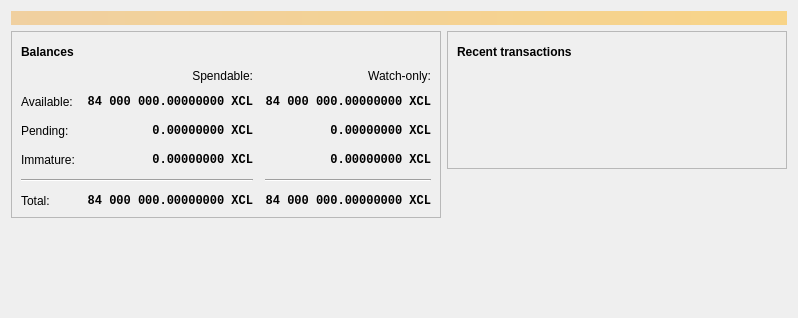
<?xml version="1.0" encoding="UTF-8"?>
<ui version="4.0">
 <class>OverviewPage</class>
 <widget class="QWidget" name="OverviewPage">
  <property name="geometry">
   <rect>
    <x>0</x>
    <y>0</y>
    <width>798</width>
    <height>318</height>
   </rect>
  </property>
  <property name="windowTitle">
   <string>Form</string>
  </property>
  <layout class="QVBoxLayout" name="topLayout">
   <item>
    <widget class="QLabel" name="labelAlerts">
     <property name="visible">
      <bool>false</bool>
     </property>
     <property name="styleSheet">
      <string notr="true">QLabel { background-color: qlineargradient(x1: 0, y1: 0, x2: 1, y2: 0, stop:0 #F0D0A0, stop:1 #F8D488); color:#000000; }</string>
     </property>
     <property name="wordWrap">
      <bool>true</bool>
     </property>
     <property name="margin">
      <number>3</number>
     </property>
     <property name="textInteractionFlags">
      <set>Qt::TextSelectableByMouse</set>
     </property>
    </widget>
   </item>
   <item>
    <layout class="QHBoxLayout" name="horizontalLayout" stretch="1,1">
     <item>
      <layout class="QVBoxLayout" name="verticalLayout_2">
       <item>
        <widget class="QFrame" name="frame">
         <property name="frameShape">
          <enum>QFrame::StyledPanel</enum>
         </property>
         <property name="frameShadow">
          <enum>QFrame::Raised</enum>
         </property>
         <layout class="QVBoxLayout" name="verticalLayout_4">
          <item>
           <layout class="QHBoxLayout" name="horizontalLayout_4">
            <item>
             <widget class="QLabel" name="label_5">
              <property name="font">
               <font>
                <weight>75</weight>
                <bold>true</bold>
               </font>
              </property>
              <property name="text">
               <string>Balances</string>
              </property>
             </widget>
            </item>
            <item>
             <widget class="QPushButton" name="labelWalletStatus">
              <property name="enabled">
               <bool>true</bool>
              </property>
              <property name="maximumSize">
               <size>
                <width>30</width>
                <height>16777215</height>
               </size>
              </property>
              <property name="toolTip">
               <string>The displayed information may be out of date. Your wallet automatically synchronizes with the ProjectExcelsior network after a connection is established, but this process has not completed yet.</string>
              </property>
              <property name="text">
               <string/>
              </property>
              <property name="icon">
               <iconset resource="../bitcoin.qrc">
                <normaloff>:/icons/warning</normaloff>
                <disabledoff>:/icons/warning</disabledoff>:/icons/warning</iconset>
              </property>
              <property name="iconSize">
               <size>
                <width>24</width>
                <height>24</height>
               </size>
              </property>
              <property name="flat">
               <bool>true</bool>
              </property>
             </widget>
            </item>
            <item>
             <spacer name="horizontalSpacer_3">
              <property name="orientation">
               <enum>Qt::Horizontal</enum>
              </property>
              <property name="sizeHint" stdset="0">
               <size>
                <width>40</width>
                <height>20</height>
               </size>
              </property>
             </spacer>
            </item>
           </layout>
          </item>
          <item>
           <layout class="QGridLayout" name="gridLayout">
            <property name="spacing">
             <number>12</number>
            </property>
            <item row="2" column="2">
             <widget class="QLabel" name="labelWatchPending">
              <property name="font">
               <font>
                <family>Monospace</family>
                <weight>75</weight>
                <bold>true</bold>
               </font>
              </property>
              <property name="cursor">
               <cursorShape>IBeamCursor</cursorShape>
              </property>
              <property name="toolTip">
               <string>Unconfirmed transactions to watch-only addresses</string>
              </property>
              <property name="text">
               <string notr="true">0.00000000 XCL</string>
              </property>
              <property name="alignment">
               <set>Qt::AlignRight|Qt::AlignTrailing|Qt::AlignVCenter</set>
              </property>
              <property name="textInteractionFlags">
               <set>Qt::LinksAccessibleByMouse|Qt::TextSelectableByKeyboard|Qt::TextSelectableByMouse</set>
              </property>
             </widget>
            </item>
            <item row="2" column="1">
             <widget class="QLabel" name="labelUnconfirmed">
              <property name="font">
               <font>
                <family>Monospace</family>
                <weight>75</weight>
                <bold>true</bold>
               </font>
              </property>
              <property name="cursor">
               <cursorShape>IBeamCursor</cursorShape>
              </property>
              <property name="toolTip">
               <string>Total of transactions that have yet to be confirmed, and do not yet count toward the spendable balance</string>
              </property>
              <property name="text">
               <string notr="true">0.00000000 XCL</string>
              </property>
              <property name="alignment">
               <set>Qt::AlignRight|Qt::AlignTrailing|Qt::AlignVCenter</set>
              </property>
              <property name="textInteractionFlags">
               <set>Qt::LinksAccessibleByMouse|Qt::TextSelectableByKeyboard|Qt::TextSelectableByMouse</set>
              </property>
             </widget>
            </item>
            <item row="3" column="2">
             <widget class="QLabel" name="labelWatchImmature">
              <property name="font">
               <font>
                <family>Monospace</family>
                <weight>75</weight>
                <bold>true</bold>
               </font>
              </property>
              <property name="cursor">
               <cursorShape>IBeamCursor</cursorShape>
              </property>
              <property name="toolTip">
               <string>Mined balance in watch-only addresses that has not yet matured</string>
              </property>
              <property name="text">
               <string notr="true">0.00000000 XCL</string>
              </property>
              <property name="alignment">
               <set>Qt::AlignRight|Qt::AlignTrailing|Qt::AlignVCenter</set>
              </property>
              <property name="textInteractionFlags">
               <set>Qt::LinksAccessibleByMouse|Qt::TextSelectableByKeyboard|Qt::TextSelectableByMouse</set>
              </property>
             </widget>
            </item>
            <item row="4" column="0" colspan="2">
             <widget class="Line" name="line">
              <property name="orientation">
               <enum>Qt::Horizontal</enum>
              </property>
             </widget>
            </item>
            <item row="4" column="2">
             <widget class="Line" name="lineWatchBalance">
              <property name="sizePolicy">
               <sizepolicy hsizetype="Preferred" vsizetype="Fixed">
                <horstretch>0</horstretch>
                <verstretch>0</verstretch>
               </sizepolicy>
              </property>
              <property name="minimumSize">
               <size>
                <width>140</width>
                <height>0</height>
               </size>
              </property>
              <property name="orientation">
               <enum>Qt::Horizontal</enum>
              </property>
             </widget>
            </item>
            <item row="5" column="0">
             <widget class="QLabel" name="labelTotalText">
              <property name="text">
               <string>Total:</string>
              </property>
             </widget>
            </item>
            <item row="3" column="1">
             <widget class="QLabel" name="labelImmature">
              <property name="font">
               <font>
                <family>Monospace</family>
                <weight>75</weight>
                <bold>true</bold>
               </font>
              </property>
              <property name="cursor">
               <cursorShape>IBeamCursor</cursorShape>
              </property>
              <property name="toolTip">
               <string>Mined balance that has not yet matured</string>
              </property>
              <property name="text">
               <string notr="true">0.00000000 XCL</string>
              </property>
              <property name="alignment">
               <set>Qt::AlignRight|Qt::AlignTrailing|Qt::AlignVCenter</set>
              </property>
              <property name="textInteractionFlags">
               <set>Qt::LinksAccessibleByMouse|Qt::TextSelectableByKeyboard|Qt::TextSelectableByMouse</set>
              </property>
             </widget>
            </item>
            <item row="2" column="3">
             <spacer name="horizontalSpacer_2">
              <property name="orientation">
               <enum>Qt::Horizontal</enum>
              </property>
              <property name="sizeHint" stdset="0">
               <size>
                <width>40</width>
                <height>20</height>
               </size>
              </property>
             </spacer>
            </item>
            <item row="3" column="0">
             <widget class="QLabel" name="labelImmatureText">
              <property name="text">
               <string>Immature:</string>
              </property>
             </widget>
            </item>
            <item row="5" column="1">
             <widget class="QLabel" name="labelTotal">
              <property name="font">
               <font>
                <family>Monospace</family>
                <weight>75</weight>
                <bold>true</bold>
               </font>
              </property>
              <property name="cursor">
               <cursorShape>IBeamCursor</cursorShape>
              </property>
              <property name="toolTip">
               <string>Your current total balance</string>
              </property>
              <property name="text">
               <string notr="true">84 000 000.00000000 XCL</string>
              </property>
              <property name="alignment">
               <set>Qt::AlignRight|Qt::AlignTrailing|Qt::AlignVCenter</set>
              </property>
              <property name="textInteractionFlags">
               <set>Qt::LinksAccessibleByMouse|Qt::TextSelectableByKeyboard|Qt::TextSelectableByMouse</set>
              </property>
             </widget>
            </item>
            <item row="5" column="2">
             <widget class="QLabel" name="labelWatchTotal">
              <property name="font">
               <font>
                <family>Monospace</family>
                <weight>75</weight>
                <bold>true</bold>
               </font>
              </property>
              <property name="cursor">
               <cursorShape>IBeamCursor</cursorShape>
              </property>
              <property name="toolTip">
               <string>Current total balance in watch-only addresses</string>
              </property>
              <property name="text">
               <string notr="true">84 000 000.00000000 XCL</string>
              </property>
              <property name="alignment">
               <set>Qt::AlignRight|Qt::AlignTrailing|Qt::AlignVCenter</set>
              </property>
              <property name="textInteractionFlags">
               <set>Qt::LinksAccessibleByMouse|Qt::TextSelectableByKeyboard|Qt::TextSelectableByMouse</set>
              </property>
             </widget>
            </item>
            <item row="0" column="2">
             <widget class="QLabel" name="labelWatchonly">
              <property name="text">
               <string>Watch-only:</string>
              </property>
              <property name="alignment">
               <set>Qt::AlignRight|Qt::AlignTrailing|Qt::AlignVCenter</set>
              </property>
             </widget>
            </item>
            <item row="1" column="0">
             <widget class="QLabel" name="labelBalanceText">
              <property name="text">
               <string>Available:</string>
              </property>
             </widget>
            </item>
            <item row="1" column="1">
             <widget class="QLabel" name="labelBalance">
              <property name="font">
               <font>
                <family>Monospace</family>
                <weight>75</weight>
                <bold>true</bold>
               </font>
              </property>
              <property name="cursor">
               <cursorShape>IBeamCursor</cursorShape>
              </property>
              <property name="toolTip">
               <string>Your current spendable balance</string>
              </property>
              <property name="text">
               <string notr="true">84 000 000.00000000 XCL</string>
              </property>
              <property name="alignment">
               <set>Qt::AlignRight|Qt::AlignTrailing|Qt::AlignVCenter</set>
              </property>
              <property name="textInteractionFlags">
               <set>Qt::LinksAccessibleByMouse|Qt::TextSelectableByKeyboard|Qt::TextSelectableByMouse</set>
              </property>
             </widget>
            </item>
            <item row="1" column="2">
             <widget class="QLabel" name="labelWatchAvailable">
              <property name="font">
               <font>
                <family>Monospace</family>
                <weight>75</weight>
                <bold>true</bold>
               </font>
              </property>
              <property name="cursor">
               <cursorShape>IBeamCursor</cursorShape>
              </property>
              <property name="toolTip">
               <string>Your current balance in watch-only addresses</string>
              </property>
              <property name="text">
               <string notr="true">84 000 000.00000000 XCL</string>
              </property>
              <property name="alignment">
               <set>Qt::AlignRight|Qt::AlignTrailing|Qt::AlignVCenter</set>
              </property>
              <property name="textInteractionFlags">
               <set>Qt::LinksAccessibleByMouse|Qt::TextSelectableByKeyboard|Qt::TextSelectableByMouse</set>
              </property>
             </widget>
            </item>
            <item row="2" column="0">
             <widget class="QLabel" name="labelPendingText">
              <property name="text">
               <string>Pending:</string>
              </property>
             </widget>
            </item>
            <item row="0" column="1">
             <widget class="QLabel" name="labelSpendable">
              <property name="text">
               <string>Spendable:</string>
              </property>
              <property name="alignment">
               <set>Qt::AlignRight|Qt::AlignTrailing|Qt::AlignVCenter</set>
              </property>
             </widget>
            </item>
           </layout>
          </item>
         </layout>
        </widget>
       </item>
       <item>
        <spacer name="verticalSpacer">
         <property name="orientation">
          <enum>Qt::Vertical</enum>
         </property>
         <property name="sizeHint" stdset="0">
          <size>
           <width>20</width>
           <height>40</height>
          </size>
         </property>
        </spacer>
       </item>
      </layout>
     </item>
     <item>
      <layout class="QVBoxLayout" name="verticalLayout_3">
       <item>
        <widget class="QFrame" name="frame_2">
         <property name="frameShape">
          <enum>QFrame::StyledPanel</enum>
         </property>
         <property name="frameShadow">
          <enum>QFrame::Raised</enum>
         </property>
         <layout class="QVBoxLayout" name="verticalLayout">
          <item>
           <layout class="QHBoxLayout" name="horizontalLayout_2">
            <item>
             <widget class="QLabel" name="label_4">
              <property name="font">
               <font>
                <weight>75</weight>
                <bold>true</bold>
               </font>
              </property>
              <property name="text">
               <string>Recent transactions</string>
              </property>
             </widget>
            </item>
            <item>
             <widget class="QPushButton" name="labelTransactionsStatus">
              <property name="enabled">
               <bool>true</bool>
              </property>
              <property name="maximumSize">
               <size>
                <width>30</width>
                <height>16777215</height>
               </size>
              </property>
              <property name="toolTip">
               <string>The displayed information may be out of date. Your wallet automatically synchronizes with the ProjectExcelsior network after a connection is established, but this process has not completed yet.</string>
              </property>
              <property name="text">
               <string/>
              </property>
              <property name="icon">
               <iconset resource="../bitcoin.qrc">
                <normaloff>:/icons/warning</normaloff>
                <disabledoff>:/icons/warning</disabledoff>:/icons/warning</iconset>
              </property>
              <property name="iconSize">
               <size>
                <width>24</width>
                <height>24</height>
               </size>
              </property>
              <property name="flat">
               <bool>true</bool>
              </property>
             </widget>
            </item>
            <item>
             <spacer name="horizontalSpacer">
              <property name="orientation">
               <enum>Qt::Horizontal</enum>
              </property>
              <property name="sizeHint" stdset="0">
               <size>
                <width>40</width>
                <height>20</height>
               </size>
              </property>
             </spacer>
            </item>
           </layout>
          </item>
          <item>
           <widget class="TransactionOverviewWidget" name="listTransactions">
            <property name="styleSheet">
             <string notr="true">QListView { background: transparent; }</string>
            </property>
            <property name="frameShape">
             <enum>QFrame::NoFrame</enum>
            </property>
            <property name="verticalScrollBarPolicy">
             <enum>Qt::ScrollBarAlwaysOff</enum>
            </property>
            <property name="horizontalScrollBarPolicy">
             <enum>Qt::ScrollBarAlwaysOff</enum>
            </property>
            <property name="sizeAdjustPolicy">
             <enum>QAbstractScrollArea::AdjustToContents</enum>
            </property>
            <property name="selectionMode">
             <enum>QAbstractItemView::NoSelection</enum>
            </property>
            <property name="uniformItemSizes">
             <bool>true</bool>
            </property>
           </widget>
          </item>
         </layout>
        </widget>
       </item>
       <item>
        <spacer name="verticalSpacer_2">
         <property name="orientation">
          <enum>Qt::Vertical</enum>
         </property>
         <property name="sizeHint" stdset="0">
          <size>
           <width>20</width>
           <height>40</height>
          </size>
         </property>
        </spacer>
       </item>
      </layout>
     </item>
    </layout>
   </item>
  </layout>
 </widget>
 <customwidgets>
  <customwidget>
   <class>TransactionOverviewWidget</class>
   <extends>QListView</extends>
   <header>qt/transactionoverviewwidget.h</header>
  </customwidget>
 </customwidgets>
 <resources/>
 <connections/>
</ui>
